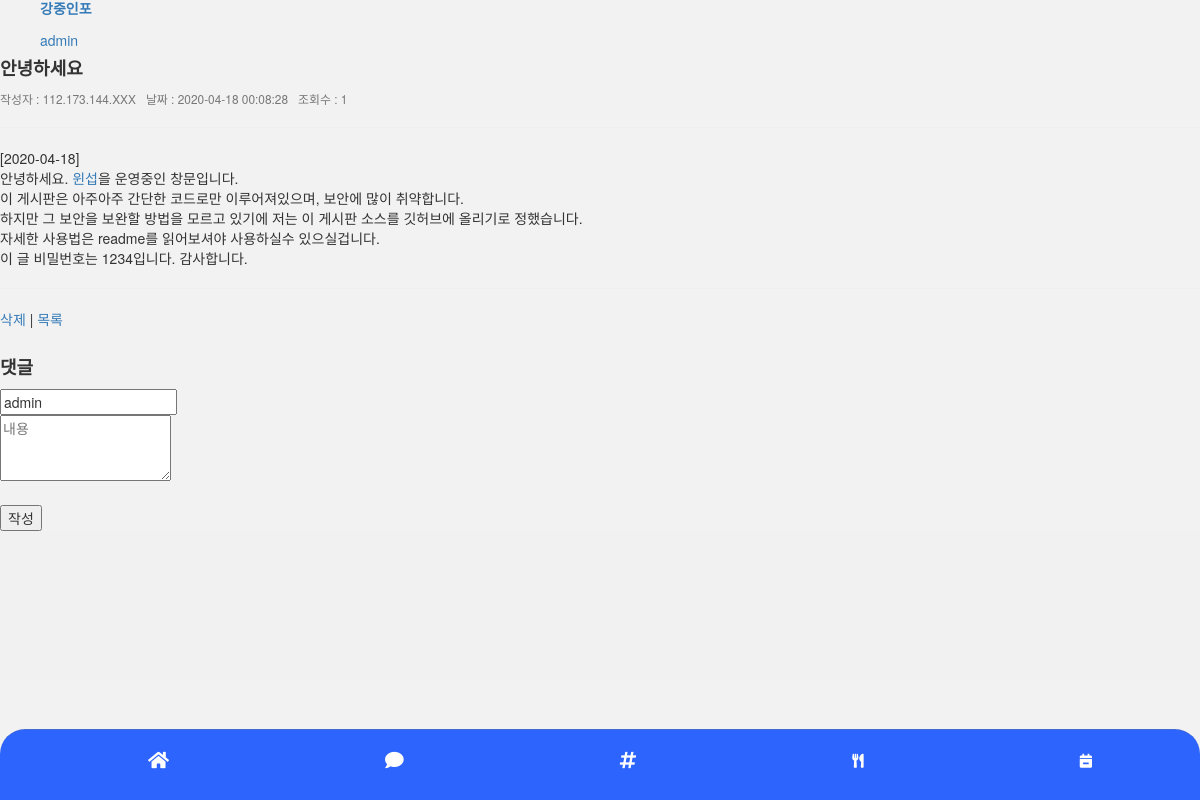
/member/page/main/board/view.php?id=1 (signed in), run on the app's committed database.
### tables this page shows
CREATE TABLE `board` (
  `id` int(10) UNSIGNED NOT NULL,
  `title` varchar(100) NOT NULL,
  `content` text NOT NULL,
  `date` datetime NOT NULL,
  `hit` int(10) UNSIGNED NOT NULL DEFAULT '0',
  `writer` varchar(20) NOT NULL,
  `password` varchar(100) NOT NULL
);

### member/page/main/board/view.php (the view, shortened to what this page needs)
<?php
    require('head.php');
  ?>
<div class="uk-container">
 <nav class="sel-target: .uk-navbar-container; cls-active: uk-navbar-stick" uk-navbar>
        <div class="uk-navbar-left">
            <ul class="uk-navbar-nav">
                <li class="uk-active"
                style="font-family: 'Cafe24SsurroundAir">
                <a href="#"><b style="font-family: 'Cafe24SsurroundAir">강중인포</b></a></li>
            </ul>
        </div>
        <div class="uk-navbar-right">
            <ul class="uk-navbar-nav">
                <li class="uk-active"><a href="">
                    <?php
	if(isset($_SESSION['userid'])){
		echo "{$_SESSION['userid']}";
  }
	?>
</a></li>
            </ul>
        </div>
    </nav>
<div class="uk-container">
<?php
require_once("dbconfig.php");
$id = $_GET["id"];
    ?>
    <?php
$sql = "select id, title, content, date, hit, writer, password from board where id=" . $id;
$result = $db->query($sql);
$row = $result->fetch_assoc();
?>
<body>
<div class="uk-card uk-card-default uk-card-body">
            <h4 style="  font-family: 'Cafe24Ssurround'";><b><?php echo $row['title']?></b></h4>
            <div id="boardInfo" class="text-muted small mb-4 mb-lg-0">
            <span id="boardID">작성자 : <?php echo $row["writer"]?></span>&nbsp;&nbsp;
            <span id="boardDate">날짜 : <?php echo $row["date"]?></span>&nbsp;&nbsp;
            <span id="boardHit">조회수 : <?php echo $row["hit"]?></span>&nbsp;&nbsp;
        </div><hr>
        <div id="boardContent"><?php echo $row["content"]?></div>
        <hr>
    <div class="btnSet">
        <a href="./delete.php?id=<?php echo $id?>">삭제</a> |
        <a href="./">목록</a>
    </div>
        </div>
        <br>
        <div class="uk-card uk-card-default uk-card-body">
            <h4 style="  font-family: 'Cafe24Ssurround'";><b>댓글</b></h4>
            <div id="boardComment">
        <?php require_once('./comment.php')?>
    </div>
        </div>
</div>
</div>
</body>
<?php include "menu.php";?>
<div style="height:150px; background-color: #f1f1f1;"></div>
<?php
    require('footer.php');
?>
</html>

### member/page/main/board/style.css (style rules this page uses)
body { font-family: 'Cafe24SsurroundAir'; background-color: #f2f2f2!important; }
h1,h2,h3,h4,h5,h6 { font-family: 'Cafe24Ssurround'; }
li { list-style:none; }
.uk-card.uk-card-default.uk-card-body { border-radius: 10px 10px 10px 10px; }

### data on the page
board: title "안녕하세요", writer "112.173.144.XXX", date "2020-04-18 00:08:28", hit "1", content "[2020-04-18] 안녕하세요. 윈섭 을 운영중인 창문입니다. 이 게시판은 아주아주 간단한 코드로만 이루어져있으며, 보안에 많이 취약합니다. 하지만 그 보안을 보완할 방법을 모르고 있기에 저는 이 게시판 소스를 깃허브에 올리기로 정했습니다. 자세한 사용법은 readme를 읽어보셔야 사용하실수 있으실겁니다. 이 글 비밀번호는 1234입니다. 감사합니다."

### other printed values
$_SESSION['userid'] "admin"
